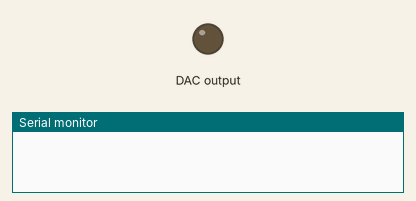
Recording of a program running on a simulated ATmega328P, built with avr-gcc and emulated at 8 MHz. Parts: output pins drawn as LEDs (lit = HIGH), the last lines printed to the serial monitor. Wiring (inferred from the names in the program): MCP4725 DAC at I2C address 0x60. At 19.8 s the program stops and its outputs stay as they are.

Above: at 0.0 s.
At 3.9 s:
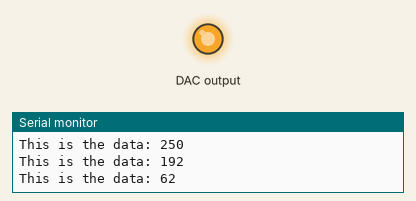
Timing chart, 0 to 5.4 s (numbered marks = the images above):
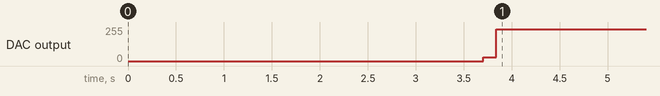

Measured:
- by itself, DAC output: 0/255 → 28/255 at 3.7 s, → 239/255 0.14 s later

The program:

main.c
```c
/*
 * New_ODE.c
 *
 * Created: 5/10/2018 9:37:15 PM
 * Author : Oji
 */
#define F_CPU 8000000UL
#define FOSC 16000000	// Clock Speed
#define BAUD 9600
#define MYUBRR FOSC/16/BAUD-1

#include <avr/io.h> //standard AVR header
#include <stdint.h> // need for uint8_t
#include <util/delay.h> //delay header
#include <avr/interrupt.h>
#include <stdio.h>
#include <stdlib.h>
#include <math.h>
#include <util/twi.h>

// i2c Functions and Paramters
#define SLA_W 0xC0 // write address of MCP4725
#define F_SCL 100000UL // SCL frequency
#define Prescaler 1
#define TWBR_val ((((F_CPU / F_SCL) / Prescaler) - 16) / 2)
#define TWCR_CMD_MASK 0x0F
#define MCP_CTRL 0x00
void i2cSendStart(void); // start i2c
void i2cSendStop(void);	// stop i2c
void i2cWaitForComplete(void); // wait of ACK
void i2cSendByte(unsigned char data);  // change this based on your i2c lib
void i2cRecieveByte(unsigned char ackFlag); //
void i2c_init (void); // initialize i2c

// Initialize arrays
float x[] = {0.7,0,0}; 	// hold the final values to be the output X Y Z
float temp[2]; 	// temporary holding array
float K1[3];	// holding array for Runge-Kutta Step 1
float K2[] ={0,0,0};	// holding array for Runge-Kutta Step 2
float K3[]={0,0,0};	// holding array for Runge-Kutta Step 3
float K4[]={0,0,0};	// holding array for Runge-Kutta Step 4
float final[3];
signed short finalX[100];
signed short finalY[100];
signed short finalZ[100];

// Constant Global Variables for Chua Circuit
float chua(int equation, float t,float y[]);
volatile float times = 0;
const float alpha = 15.6;
const float beta = 28;
const float m0 = -1.143;
const float m1 = -0.714;
const float dt = 0.01;   // time step

static int uart_putchar(char c, FILE *stream)
{
	if (c == '\n') uart_putchar('\r', stream);

	loop_until_bit_is_set(UCSR0A, UDRE0);
	UDR0 = c;

	return 0;
}
static FILE mystdout = FDEV_SETUP_STREAM(uart_putchar, NULL, _FDEV_SETUP_WRITE);

void USARTinit (void)
{
	/* set baud rate */
	UBRR0H = (MYUBRR>>8); //high value of baud rate
	UBRR0L = MYUBRR; //  low value of baud rate

	UCSR0B |= (1 << RXEN0) | (1<<TXEN0);  //enable receiver and transmitter
	UCSR0B |= (1 << RXCIE0);			 // enable receiver input
	UCSR0C = ((1<<UCSZ01)|(1<<UCSZ00)); //asynchronous
	stdout = &mystdout;
}
void USARTsend(unsigned char Data) // function for sending data to the stream
{
	while (!(UCSR0A & (1<<UDRE0)));
	UDR0=Data;
}


volatile int count = 0;
int main(void)
{
	i2c_init();
	USARTinit();

	while(times < 1){ // can only take in a sample size of 100 since running out of memory
	printf("Time = %f\n",times);
	// Runge-Kutta Solving the ODE
	// First Step
	for(int i = 0; i < 3; i++)
	{
		K1[i] = chua(i,times,x);
		temp[i] = x[i] + (K1[i]/2)*dt;
	}
	// Second Step
	for(int j = 0; j < 3; j++)
	{
		K2[j] = chua(j,times,temp);
		temp[j] = x[j] + (K2[j]/2)*dt;
	}
	for(int j = 0; j < 3; j++)
	{
		K3[j] = chua(j,times+dt/2,temp);
		temp[j] = x[j] + (K3[j]/2)*dt;
	}

	for(int j = 0; j < 3; j++)
	{
		K4[j] = chua(j,times+dt,temp);
	}
	//  final calculated values of X Y Z
	for(int j = 0; j < 3; j++){
		x[j]= x[j]+dt*((K1[j]/6)+(K2[j]/3)+(K3[j]/3)+(K4[j]/6));
	}

	// Set the offset of each graph to be visible on MCP7425
	// Because the MCP4725 only accepts positive values, tried setting the highest negative value to 0
	// it's not pretty since it's plotting over time
	finalX[count]= (int)(x[0]+2.5*100);
	finalY[count]= (int)(x[1]+1*100);
	finalZ[count]= (int)(x[2]+2*100);
	times = times + dt; // next times value;
	count = count + 1;
	}
	int p;
	unsigned short control;
	 for (p = 0; p < 100; p++){
		 //Send start condition
		 i2cSendStart();
		 i2cWaitForComplete();

		 // send slave device address with write
		 i2cSendByte(SLA_W);
		 i2cWaitForComplete();
		 // send first 4-bits of chua value
		 control = finalX[p];
		 control= (control >> 2);

		 // send the rest of the 8-bits of the chua value
		 i2cSendByte(control);
		 i2cWaitForComplete();

		 i2cSendByte(finalX[p]);
		 i2cWaitForComplete();

		 // send stop condition
		 i2cSendStop();
	 }

	// Check if the values sent to MCP4725 was correct
	int sCount = 0;
	printf("Final values of X: \n");
	for(int i = 0; i< 100; i++){
		printf("%d ",finalX[i]);
		sCount++;
		if(sCount == 10){
			printf("\n");
			sCount = 0;
		}
	}
	printf("\nFinal values of Y: \n");
	for(int i = 0; i< 100; i++){
		printf("%d ",finalY[i]);
		sCount++;
		if(sCount == 10){
			printf("\n");
			sCount = 0;
		}
	}
	printf("\nFinal values of Z: \n");
	for(int i = 0; i< 100; i++){
		printf("%d ",finalZ[i]);
		sCount++;
		if(sCount == 10){
			printf("\n");
			sCount = 0;
		}
	}
	return 0;
}


// The nonlinear ODE Chua
float chua(int equation, float t, float y[])
{
	float h = m1*y[0] + 0.5*(m0-m1)*(abs(y[0]+1))-(abs(y[0]-1));
	// dx/dt = alpha*(y - x - h)
	if(equation == 0){
		return (alpha*(y[1]-y[0]-h));
	}
	// dy/dt = x - y + z
	else if(equation == 1)
	{
		return (y[0]-y[1]+y[2]);
	}
	// dz/dt = - beta * y
	else
	{
		return (-1*beta*y[1]);
	}

}

void i2cSendStart(void)
{
	// send start condition
	TWCR = (1<<TWINT)|(1<<TWSTA)|(1<<TWEN);
}

void i2cSendStop(void)
{
	// transmit stop condition
	TWCR = (1<<TWINT)|(1<<TWEN)|(1<<TWSTO);

}

void i2cWaitForComplete(void)
{
	// wait for i2c interface to complete operation
	while(!(TWCR & (1<<TWINT)));
}

void i2cSendByte(unsigned char data)
{
	printf("This is the data: %d",data );
	USARTsend('\n');
	// save data to the TWDR
	TWDR = data;
	// begin send
	TWCR = (1<<TWINT)|(1<<TWEN);
}

void i2cRecieveByte(unsigned char ackFlag)
{
	// begin receive over i2c
	if(ackFlag)
	{
		// ackFlag = TRUE: ACK the received data
		outb(TWCR, (inb(TWCR)&TWCR_CMD_MASK)|BV(TWINT)|BV(TWEA));
	}
	else
	{
		// ackFlag = FALSE: NACK the received data
		outb(TWCR, (inb(TWCR)&TWCR_CMD_MASK)|BV(TWINT));
	}
}


unsigned char i2cGetStatus(void)
{
	// retrieve current i2c status from i2c TWSR
	return (inb(TWSR));
}

void i2c_init(void)
{
	TWBR = (uint8_t)TWBR_val;
	TWCR = (1<<TWEN); // ENABLE I2C
	TWSR = 0x00; // Prescaler set to 1
}
```
